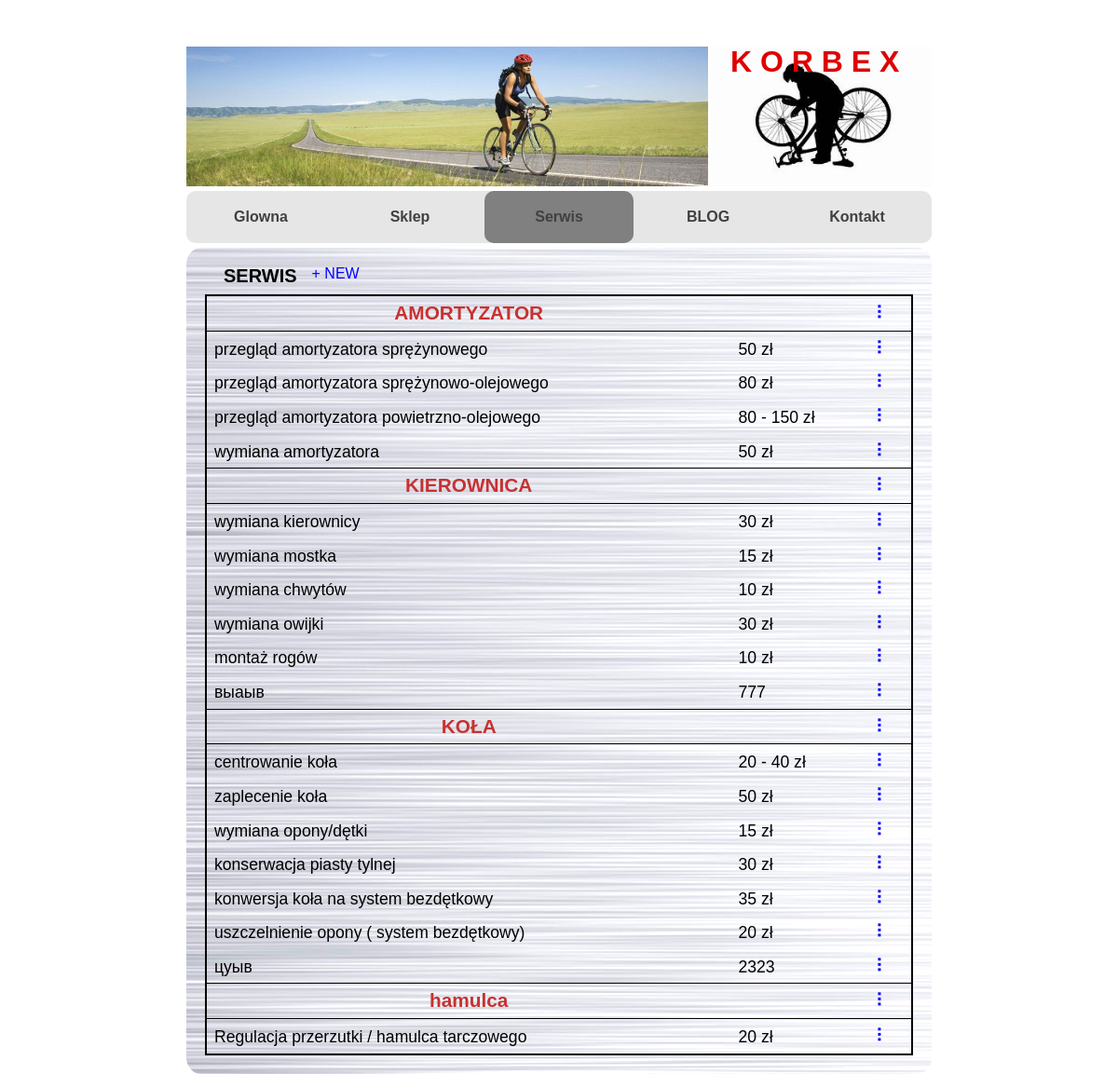
Before: /service with the older database file.
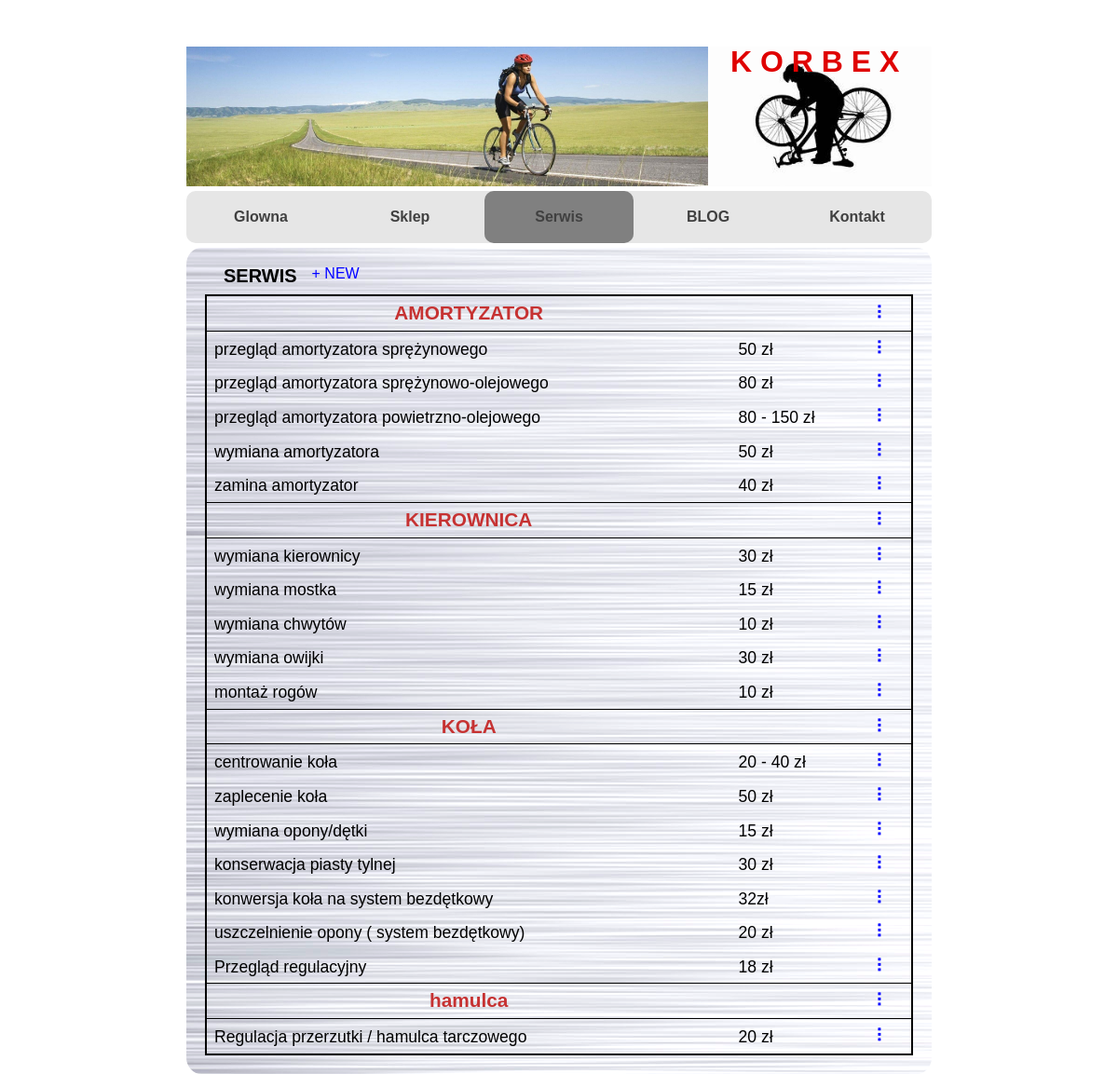
After: the same page with the newer database file.
### korbex/models.py (models this page shows, shortened)
class TypeRepair(models.Model):
    type_repair = models.CharField(max_length=50, unique=True, help_text="Typ naprawy(kierownica, hamulca itp)")
    def __str__(self):
        return self.type_repair

class Service(models.Model):
    name_repair = models.CharField(max_length=50, help_text="Nazwa naprawy(wymiana kierownicy)", unique=True)
    type_repair = models.ForeignKey(TypeRepair, on_delete=models.PROTECT)
    price = models.CharField(max_length=20)

### korbex/views.py (the view)
# urls.py: path('service', views.service, name='service_p'),
def service(request):
    error = ''
    type_repairs = TypeRepair.objects.all().order_by('type_repair')
    repairs = Service.objects.all().order_by('type_repair')
    type_repairs_form = TypeRepairForm()
    repairs_form = ServiceForm()
    context = {'error': error, 'repairs': repairs, 'type_repairs': type_repairs,
               'type_repairs_form': type_repairs_form, 'repairsform': repairs_form}
    return render(request, 'korbex/service.html', context)

### korbex/templates/korbex/service.html (shortened to what this page needs)
{% extends './index.html' %}
{% load static %}
{%block service%}
    active
{%endblock%}
{% block content %}
<div class="content-service">
    <div style="display: flex">
        <h3>SERWIS </h3>
        <div class="dropdown">
            <span class="dropbtn"> + NEW </span>
        </div>
    </div>
    <table>
{% for type_r in type_repairs %}
    <tr>
        <th class="col2">{{type_r}}</th>
        <th></th>
        <th class="three-dots" onclick="ipsum{{type_r.id}}.style.display='block'">&#10247;</th>
    </tr>
    {% for repair in repairs %}
        {% if repair.type_repair == type_r %}
            <tr>
                <td>{{repair.name_repair}}</td>
                <td>{{repair.price}}</td>
                <td class="three-dots" onclick="lorem{{repair.id}}.style.display='block'">&#10247;</td>
            </tr>
        {% endif %}
    {% endfor %}
{% endfor %}
    </table>
</div>
{% endblock %}

Changed rows visible on the page:
removed Service: name_repair "выаыв", price "777", shown under TypeRepair "KIEROWNICA"
removed Service: name_repair "цуыв", price "2323", shown under TypeRepair "KOŁA"
added Service: name_repair "zamina amortyzator", price "40 zł", shown under TypeRepair "AMORTYZATOR"
changed Service "konwersja koła na system bezdętkowy": price "35 zł" → "32zł"
added Service: name_repair "Przegląd regulacyjny", price "18 zł", shown under TypeRepair "KOŁA"
